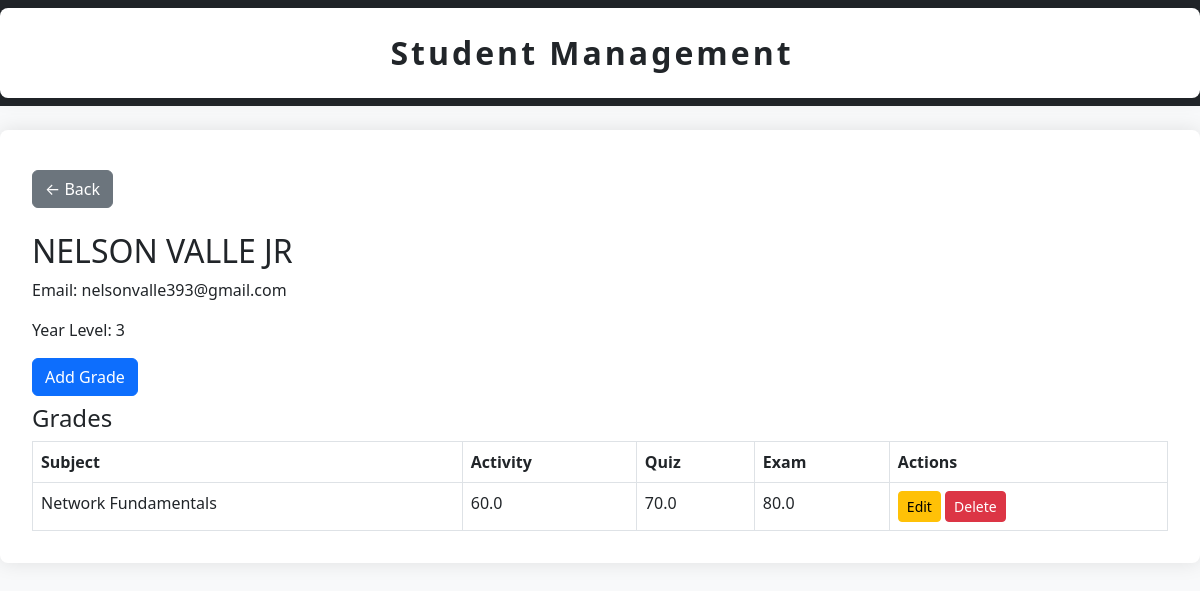
The page /student/5/ on the database its author committed.
### students/models.py (models this page shows, shortened)
class Student(models.Model):
    name = models.CharField(max_length=100)
    email = models.EmailField(unique=True)
    year_level = models.IntegerField()

class Grade(models.Model):
    student = models.ForeignKey(Student, on_delete=models.CASCADE, related_name='grades')
    subject = models.ForeignKey(Subject, on_delete=models.CASCADE, related_name='grades')
    activity = models.FloatField()
    quiz = models.FloatField()
    exam = models.FloatField()
    class Meta:
        unique_together = ('student', 'subject')

class Subject(models.Model):
    code = models.CharField(max_length=10)
    title = models.CharField(max_length=100)

### students/views.py (the view)
# urls.py: path('student/<int:pk>/', views.student_detail, name='student_detail'),
def student_detail(request, pk):
    student = get_object_or_404(Student, pk=pk)
    grades = Grade.objects.filter(student=student)
    return render(request, 'students/student_detail.html', {'student': student, 'grades': grades})

### templates/students/student_detail.html (shortened to what this page needs)
{% extends 'base.html' %}
{% block content %}
<br>
<a href="{% url 'dashboard' %}" class="btn btn-secondary">← Back</a>
<br>
<br>
<h2>{{ student.name }}</h2>
<p>Email: {{ student.email }}</p>
<p>Year Level: {{ student.year_level }}</p>
<a href="{% url 'grade_add' student.id %}" class="btn btn-primary mb-2">Add Grade</a>
<h4>Grades</h4>
<table class="table table-bordered">
  <thead>
    <tr>
      <th>Subject</th>
      <th>Activity</th>
      <th>Quiz</th>
      <th>Exam</th>
      <th>Actions</th>
    </tr>
  </thead>
  <tbody>
    {% for grade in grades %}
    <tr>
      <td>{{ grade.subject.title }}</td>
      <td>{{ grade.activity }}</td>
      <td>{{ grade.quiz }}</td>
      <td>{{ grade.exam }}</td>
      <td>
        <a href="{% url 'grade_edit' grade.id %}" class="btn btn-sm btn-warning">Edit</a>
        <form action="{% url 'grade_delete' grade.id %}" method="post" style="display:inline;">
          <button type="submit" class="btn btn-sm btn-danger" onclick="return confirm('Are you sure you want to delete this grade?');">Delete</button>
        </form>
      </td>
    </tr>
    {% endfor %}
  </tbody>
</table>
{% endblock %}

### templates/base.html (style rules this page uses)
body { background-color: #f8f9fa; }

### rows shown on the page
Student: name "NELSON VALLE JR", email "nelsonvalle393@gmail.com", year_level "3"
Grade: subject "Network Fundamentals", activity "60.0", quiz "70.0", exam "80.0"
